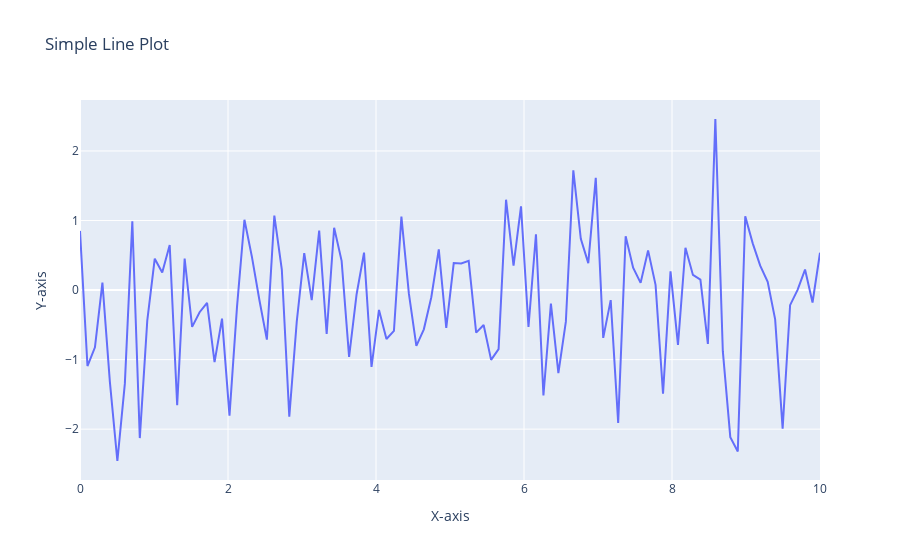

Notebook code for this chart:
### Code cell
import plotly.graph_objects as go
import numpy as np

# Generate random data
x = np.linspace(0, 10, 100)
y = np.random.randn(100)

# Create a line plot
fig = go.Figure(data=go.Scatter(x=x, y=y, mode='lines'))

# Add labels to axes
fig.update_layout(xaxis_title='X-axis', yaxis_title='Y-axis')

# Set the title
fig.update_layout(title='Simple Line Plot')

# Show the plot
fig.show()
